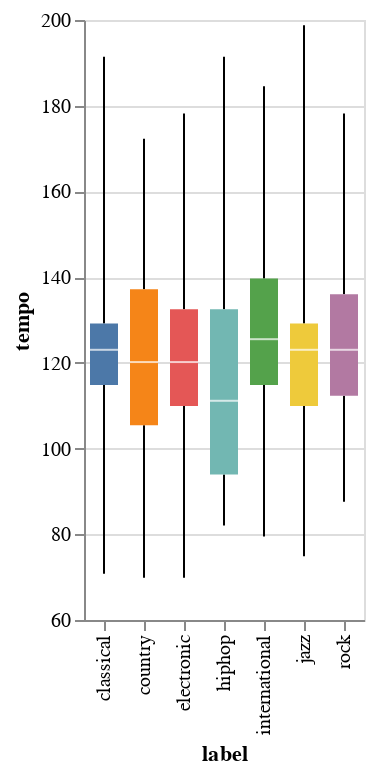

This figure's notebook cell:
### Code cell
s.get_feature_distribution_by_label('tempo')

### Figure 1 — Vega-Lite specification as saved in the notebook (floating-point values rounded to 4 significant figures; data arrays with more than 128 entries replaced by an {"elided": "..."} marker saying what was removed)
{"config": {"view": {"continuousWidth": 300, "continuousHeight": 300}}, "data": {"name": "data-212502d3947b2e50c8ead79e2ed8c279"}, "mark": {"type": "boxplot", "extent": "min-max"}, "encoding": {"color": {"field": "label", "legend": null, "type": "nominal"}, "x": {"field": "label", "type": "nominal"}, "y": {"field": "tempo", "scale": {"zero": false}, "type": "quantitative"}}, "$schema": "https://vega.github.io/schema/vega-lite/v5.20.1.json", "datasets": {"data-212502d3947b2e50c8ead79e2ed8c279": {"elided": "2077 records"}}}
